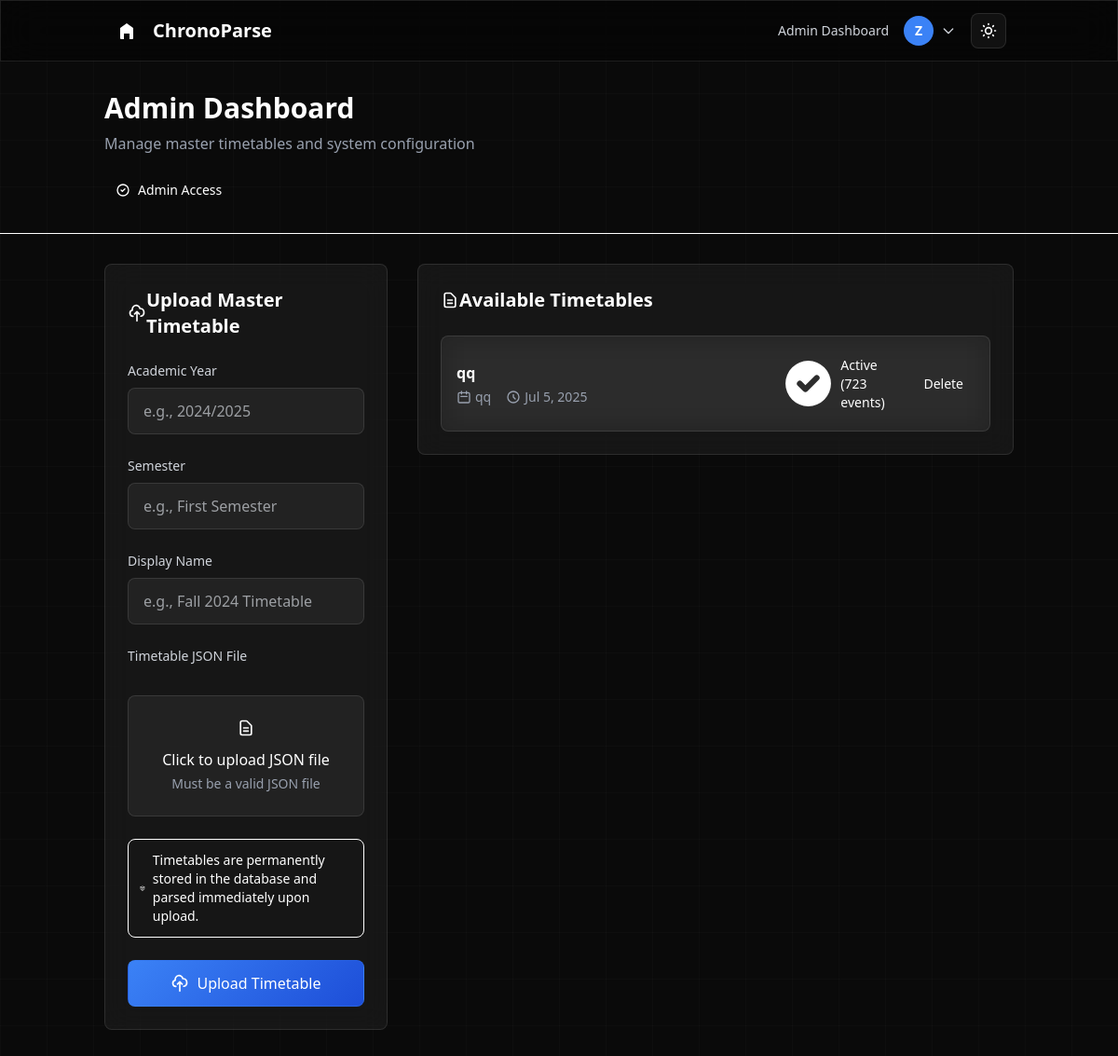
The app's page /dashboard/admin (signed in) with its own data.
### core/models.py (models this page shows, shortened)
class User(AbstractUser):
    STUDENT = 'student'
    TEACHER = 'teacher'
    STAFF = 'staff'
    OTHER = 'other'
    ROLE_CHOICES = [
        (STUDENT, 'Student'),
        (TEACHER, 'Teacher'),
        (STAFF, 'Staff'),
        (OTHER, 'Other'),
    ]
    role = models.CharField(
        max_length=20,
        choices=ROLE_CHOICES,
        default=STUDENT,
        help_text="User role in the institution"
    )

class TimetableSource(models.Model):
    PROCESSING = 'PROCESSING'
    COMPLETED = 'COMPLETED'
    FAILED = 'FAILED'
    STATUS_CHOICES = [
        (PROCESSING, 'Processing'),
        (COMPLETED, 'Completed'),
        (FAILED, 'Failed'),
    ]
    academic_year = models.CharField(max_length=10)
    semester = models.CharField(max_length=20)
    display_name = models.CharField(max_length=255)
    source_json = models.FileField(upload_to='master_timetables/')
    uploader = models.ForeignKey(User, on_delete=models.CASCADE)
    created_at = models.DateTimeField(auto_now_add=True)
    status = models.CharField(
        max_length=10, choices=STATUS_CHOICES, default=PROCESSING)
    events_parsed = models.BooleanField(default=False)
    total_events = models.IntegerField(default=0)

### core/views.py (the view, shortened to what this page needs)
# urls.py: path('dashboard/admin', AdminDashboardView.as_view(), name='admin_dashboard'),
class AdminDashboardView(LoginRequiredMixin, View):
    def get(self, request):
        form = TimetableSourceForm()
        timetables = TimetableSource.objects.all().order_by('-created_at')
        return render(request, 'core/admin_dashboard.html', {'form': form, 'timetables': timetables})

### core/templates/core/admin_dashboard.html (shortened to what this page needs)
{% extends "theme/base.html" %}
{% block content %}
<div class="min-h-screen">
    <div class="border-b border-white/10 bg-black/20 backdrop-blur-sm">
        <div class="container mx-auto px-6 py-8">
            <div class="flex flex-col lg:flex-row lg:items-center lg:justify-between">
                <div class="mb-6 lg:mb-0">
                    <h1 class="text-3xl font-semibold text-white mb-2">
                        Admin Dashboard
                    </h1>
                    <p class="text-gray-400">
                        Manage master timetables and system configuration
                    </p>
                </div>
                <div class="flex items-center space-x-4">
                    <div class="inline-flex items-center px-3 py-1 rounded-lg bg-green-500/20 text-green-300 text-sm font-medium">
                        <svg class="w-4 h-4 mr-2" fill="none" stroke="currentColor" viewBox="0 0 24 24">
                            <path stroke-linecap="round" stroke-linejoin="round" stroke-width="2" d="M9 12l2 2 4-4m6 2a9 9 0 11-18 0 9 9 0 0118 0z"></path>
                        </svg>
                        Admin Access
                    </div>
                </div>
            </div>
        </div>
    </div>
    <div class="container mx-auto px-6 py-8">
        <div class="grid grid-cols-1 lg:grid-cols-3 gap-8">
            <div class="lg:col-span-1">
                <div class="glass-card p-6 rounded-lg card-hover fade-in">
                    <div class="flex items-center mb-6">
                        <div class="w-10 h-10 bg-blue-500/20 rounded-lg flex items-center justify-center mr-4">
                            <svg class="w-5 h-5 text-blue-400" fill="none" stroke="currentColor" viewBox="0 0 24 24">
                                <path stroke-linecap="round" stroke-linejoin="round" stroke-width="2" d="M7 16a4 4 0 01-.88-7.903A5 5 0 1115.9 6L16 6a5 5 0 011 9.9M15 13l-3-3m0 0l-3 3m3-3v12"></path>
                            </svg>
                        </div>
                        <h2 class="text-xl font-semibold text-white">Upload Master Timetable</h2>
                    </div>
                    <form method="post" enctype="multipart/form-data" class="space-y-6">
                        <div>
                            <label for="{{ form.academic_year.id_for_label }}" class="block text-sm font-medium text-gray-300 mb-2">Academic Year</label>
                            <input type="text" name="{{ form.academic_year.name }}" id="{{ form.academic_year.id_for_label }}" class="input-modern block w-full px-4 py-3 rounded-md" placeholder="e.g., 2024/2025">
                        </div>
                        <div>
                            <label for="{{ form.semester.id_for_label }}" class="block text-sm font-medium text-gray-300 mb-2">Semester</label>
                            <input type="text" name="{{ form.semester.name }}" id="{{ form.semester.id_for_label }}" class="input-modern block w-full px-4 py-3 rounded-md" placeholder="e.g., First Semester">
                        </div>
                        <div>
                            <label for="{{ form.display_name.id_for_label }}" class="block text-sm font-medium text-gray-300 mb-2">Display Name</label>
                            <input type="text" name="{{ form.display_name.name }}" id="{{ form.display_name.id_for_label }}" class="input-modern block w-full px-4 py-3 rounded-md" placeholder="e.g., Fall 2024 Timetable">
                        </div>
                        <div>
                            <label for="{{ form.source_json.id_for_label }}" class="block text-sm font-medium text-gray-300 mb-2">Timetable JSON File</label>
                            <div class="relative">
                                <div class="input-modern border-2 border-dashed border-white/20 rounded-md p-6 text-center hover:border-blue-400 transition-all duration-300">
                                    <div class="w-10 h-10 bg-blue-500/20 rounded-lg flex items-center justify-center mx-auto mb-3">
                                        <svg class="w-5 h-5 text-blue-400" fill="none" stroke="currentColor" viewBox="0 0 24 24">
                                            <path stroke-linecap="round" stroke-linejoin="round" stroke-width="2" d="M9 12h6m-6 4h6m2 5H7a2 2 0 01-2-2V5a2 2 0 012-2h5.586a1 1 0 01.707.293l5.414 5.414a1 1 0 01.293.707V19a2 2 0 01-2 2z"></path>
                                        </svg>
                                    </div>
                                    <p class="text-white font-medium mb-1">Click to upload JSON file</p>
                                    <p class="text-gray-400 text-sm">Must be a valid JSON file</p>
                                </div>
                            </div>
                        </div>
<div class="p-3 bg-blue-500/10 border border-blue-500/20 rounded-lg">
    <div class="flex items-center">
        <svg class="w-4 h-4 text-blue-400 mr-2" fill="none" stroke="currentColor" viewBox="0 0 24 24">
            <path stroke-linecap="round" stroke-linejoin="round" stroke-width="2"
                d="M20 7l-8-4-8 4m16 0l-8 4m8-4v10l-8 4m0-10L4 7m8 4v10M4 7v10l8 4"></path>
        </svg>
        <p class="text-blue-300 text-sm">Timetables are permanently stored in the database and parsed immediately upon
            upload.</p>
    </div>
</div>
                        <button type="submit" class="btn-primary w-full py-3 rounded-md font-medium flex items-center justify-center">
                            <svg class="w-5 h-5 mr-2" fill="none" stroke="currentColor" viewBox="0 0 24 24">
                                <path stroke-linecap="round" stroke-linejoin="round" stroke-width="2" d="M7 16a4 4 0 01-.88-7.903A5 5 0 1115.9 6L16 6a5 5 0 011 9.9M15 13l-3-3m0 0l-3 3m3-3v12"></path>
                            </svg>
                            Upload Timetable
                        </button>
                    </form>
                </div>
            </div>
            <div class="lg:col-span-2">
                <div class="glass-card p-6 rounded-lg card-hover fade-in">
                    <div class="flex items-center mb-6">
                        <div class="w-10 h-10 bg-green-500/20 rounded-lg flex items-center justify-center mr-4">
                            <svg class="w-5 h-5 text-green-400" fill="none" stroke="currentColor" viewBox="0 0 24 24">
                                <path stroke-linecap="round" stroke-linejoin="round" stroke-width="2" d="M9 12h6m-6 4h6m2 5H7a2 2 0 01-2-2V5a2 2 0 012-2h5.586a1 1 0 01.707.293l5.414 5.414a1 1 0 01.293.707V19a2 2 0 01-2 2z"></path>
                            </svg>
                        </div>
                        <h2 class="text-xl font-semibold text-white">Available Timetables</h2>
                    </div>
                    <div class="space-y-4">
                        {% for tt in timetables %}
                        <div class="glass-card p-4 rounded-lg border border-white/10 hover:border-white/20 transition-all duration-300">
                            <div class="flex justify-between items-center">
                                <div class="flex-1">
                                    <h3 class="font-semibold text-white mb-1">{{ tt.display_name }}</h3>
                                    <div class="flex items-center text-gray-400 text-sm space-x-4">
                                        <div class="flex items-center">
                                            <svg class="w-4 h-4 mr-1" fill="none" stroke="currentColor" viewBox="0 0 24 24">
                                                <path stroke-linecap="round" stroke-linejoin="round" stroke-width="2" d="M8 7V3m8 4V3m-9 8h10M5 21h14a2 2 0 002-2V7a2 2 0 00-2-2H5a2 2 0 00-2 2v12a2 2 0 002 2z"></path>
                                            </svg>
                                            {{ tt.academic_year }}
                                        </div>
                                        <div class="flex items-center">
                                            <svg class="w-4 h-4 mr-1" fill="none" stroke="currentColor" viewBox="0 0 24 24">
                                                <path stroke-linecap="round" stroke-linejoin="round" stroke-width="2" d="M12 8v4l3 3m6-3a9 9 0 11-18 0 9 9 0 0118 0z"></path>
                                            </svg>
                                            {{ tt.created_at|date:"M j, Y" }}
                                        </div>
                                    </div>
                                </div>
                                <div class="flex items-center space-x-3">
                                    {% if tt.status == 'COMPLETED' %}
                                    <span class="inline-flex items-center px-3 py-1 rounded-lg bg-green-500/20 text-green-300 text-sm font-medium">
                                        <svg class="w-3 h-3 mr-1" fill="currentColor" viewBox="0 0 20 20">
                                            <path fill-rule="evenodd" d="M10 18a8 8 0 100-16 8 8 0 000 16zm3.707-9.293a1 1 0 00-1.414-1.414L9 10.586 7.707 9.293a1 1 0 00-1.414 1.414l2 2a1 1 0 001.414 0l4-4z" clip-rule="evenodd"></path>
                                        </svg>
                                        Active ({{ tt.total_events }} events)
                                        </span>
                                        {% endif %}
                                        <button onclick="confirmDelete('{{ tt.id }}', '{{ tt.display_name }}')"
                                            class="inline-flex items-center px-3 py-1 rounded-lg bg-red-500/20 text-red-300 text-sm font-medium hover:bg-red-500/30 transition-colors duration-200">
                                            Delete
                                        </button>
                                </div>
                            </div>
                        </div>
                        {% endfor %}
                    </div>
                </div>
            </div>
        </div>
    </div>
</div>
{% endblock %}

### theme/templates/theme/partials/_navbar.html (shortened to what this page needs)
<nav class="glass-dark sticky top-0 z-50 border-b border-white/10" x-data="{ open: false }">
    <div class="container mx-auto px-6 lg:px-8">
        <div class="flex justify-between items-center h-16">
            <div class="flex-shrink-0">
                <a href="{% url 'home' %}" class="text-xl font-semibold text-white hover:text-blue-400 transition-colors duration-300 flex items-center">
                    <div class="w-8 h-8 bg-blue-500 rounded-lg mr-3 flex items-center justify-center">
                        <svg class="w-5 h-5 text-white" fill="currentColor" viewBox="0 0 20 20">
                            <path d="M10 2L3 7v11a1 1 0 001 1h3v-6h6v6h3a1 1 0 001-1V7l-7-5z"/>
                        </svg>
                    </div>
                    ChronoParse
                </a>
            </div>
            <div class="hidden md:flex items-center space-x-4">
                {% if user.is_authenticated %}
                    {% if user.is_staff %}
                        <a href="{% url 'admin_dashboard' %}" class="text-gray-300 hover:text-white text-sm font-medium transition-colors duration-200">Admin Dashboard</a>
                    {% else %}
                        <a href="{% url 'student_dashboard' %}" class="text-gray-300 hover:text-white text-sm font-medium transition-colors duration-200">Dashboard</a>
                    {% endif %}
                    <div class="relative" x-data="{ profileOpen: false }">
                        <button @click="profileOpen = !profileOpen"
                            class="flex items-center space-x-2 text-gray-300 hover:text-white transition-colors duration-200">
                            <div class="w-8 h-8 bg-accent rounded-full flex items-center justify-center">
                                <span class="text-white text-sm font-bold">{{ user.username|first|upper }}</span>
                            </div>
                            <svg class="w-4 h-4" fill="none" stroke="currentColor" viewBox="0 0 24 24">
                                <path stroke-linecap="round" stroke-linejoin="round" stroke-width="2" d="M19 9l-7 7-7-7"></path>
                            </svg>
                        </button>
                    </div>
                    <button @click="toggleTheme()" class="p-2 rounded-lg glass-card hover:bg-white/10 transition-all duration-200" title="Toggle theme">
                    </button>
                {% endif %}
            </div>
        </div>
    </div>
</nav>

### records on screen
User: username|first "Z"
TimetableSource: display_name "qq", academic_year "qq", created_at "Jul 5, 2025", total_events "723"
